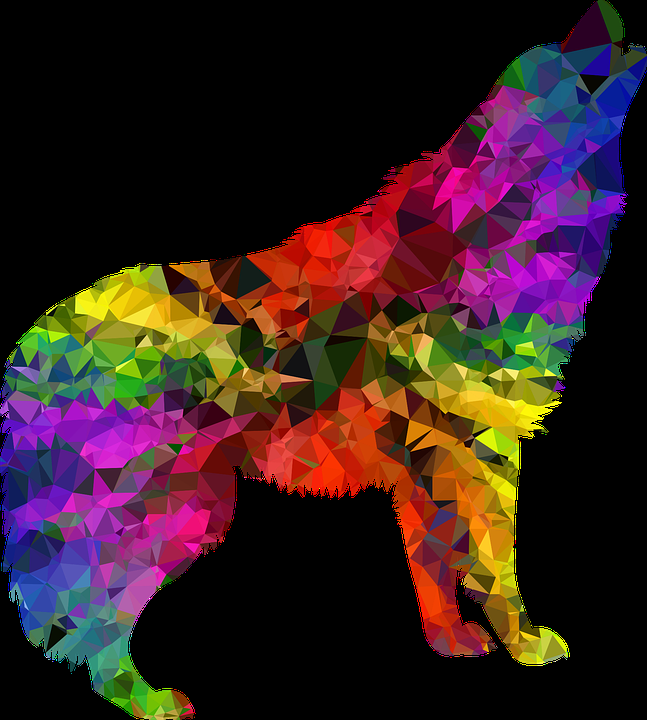
#> input picture images/Howling-1254383.png, 647 x 720 px, found by its file name
$ python canny1.py
#> lines starting #> are read from the running program, lines starting #| are printed output that depends on the picture
import cv2

def onChange(X):
	pass

img3 = cv2.imread('Howling-1254383.png', cv2.IMREAD_GRAYSCALE)
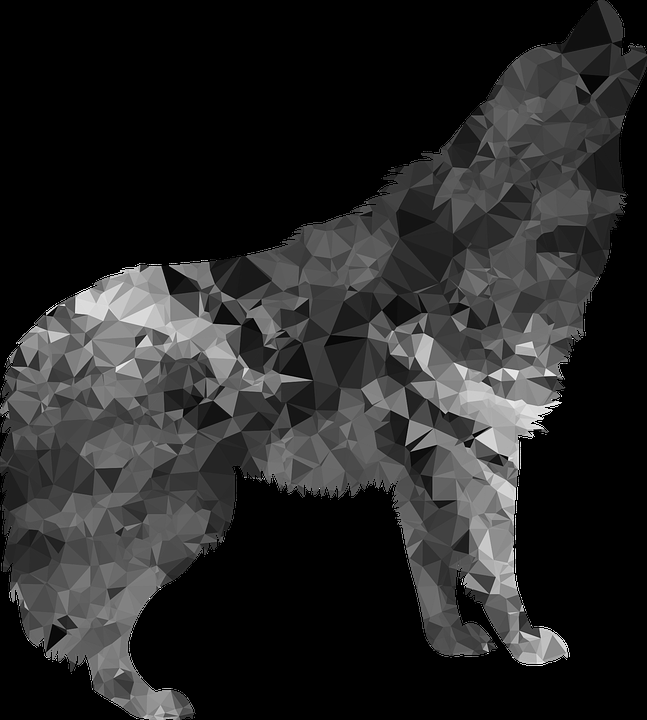
#> img3: shape (720, 647); min 0, max 255, mean 39.2
cv2. namedWindow('edge detection')
cv2.createTrackbar('low threshold', 'edge detection', 0, 255, onChange)
cv2.createTrackbar('high threshold', 'edge detection', 0, 255, onChange)
cv2.imshow('edge detection', img3)

while True:
	k = cv2.waitKey(0) & 0xFF
#> (key Esc is pressed here)
	if k == 27:
		break

	low = cv2.getTrackbarPos('low threshold', 'edge detection')
	high = cv2.getTrackbarPos('high threshold', 'edge detection')
	if low > high:
		print('Low threshold must be low than high threshold')
	elif ((low == 0) and (high == 0)):
		cv2.imshow('edge detection', img3)
	else:
		canny = cv2.Canny(img3, low, high)
		cv2.imshow('edge detection', canny)
cv2.destroyAllWindows()

$ run again, with images/SuperMoon.png copied over images/Howling-1254383.png
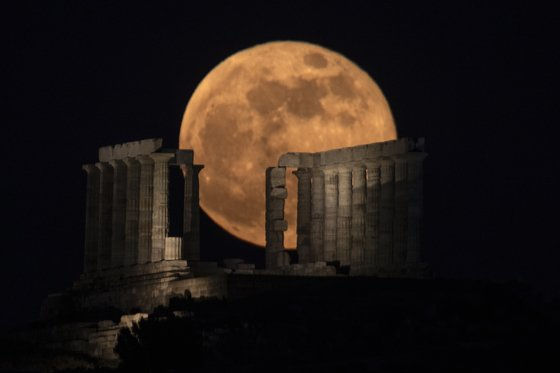
#> input picture images/SuperMoon.png, 560 x 373 px, found by its file name
#> `img3 = cv2.imread('Howling-1254383.png', cv2.IMREAD_GRAYSCALE)`:
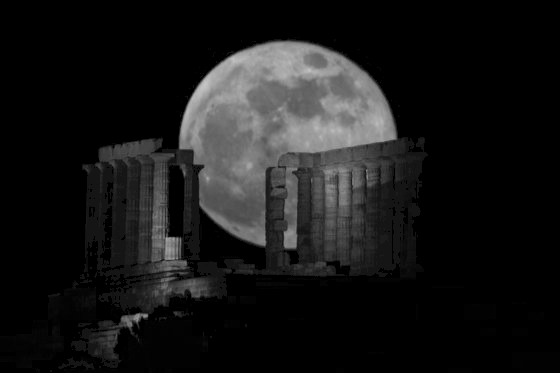
#> img3: shape (373, 560); min 0, max 199, mean 23.5

$ run again, with images/face_skull.png copied over images/Howling-1254383.png
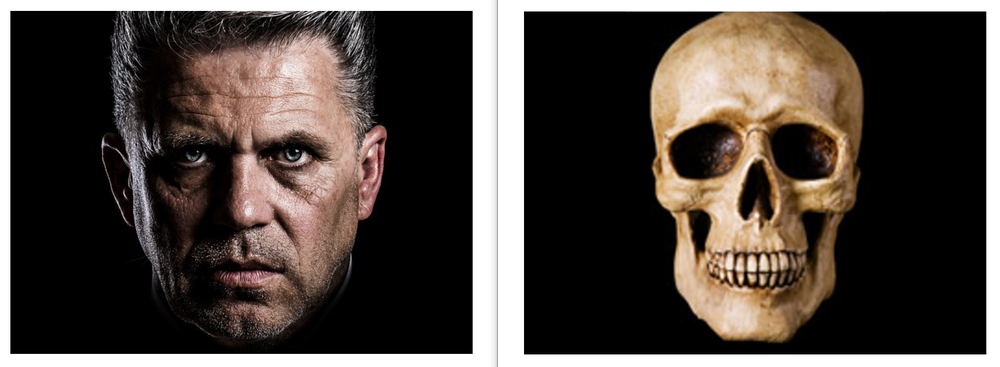
#> input picture images/face_skull.png, 1000 x 367 px, shrunk from 1832 x 672 before the run, found by its file name
#> `img3 = cv2.imread('Howling-1254383.png', cv2.IMREAD_GRAYSCALE)`:
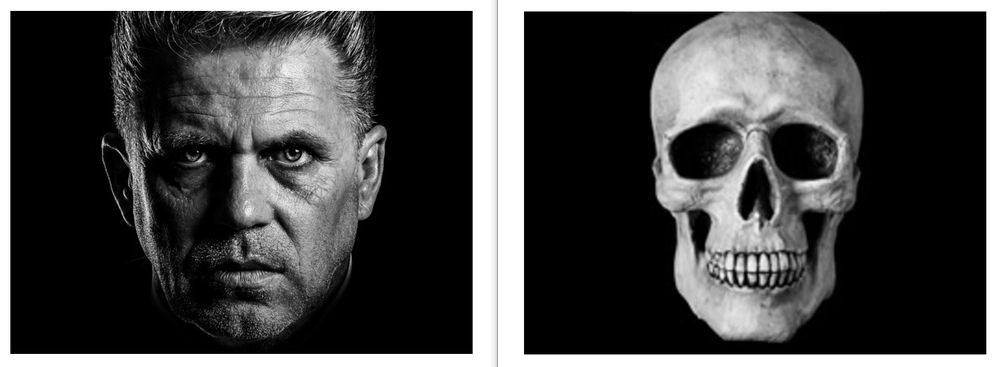
#> img3: shape (367, 1000); min 0, max 255, mean 70.9
